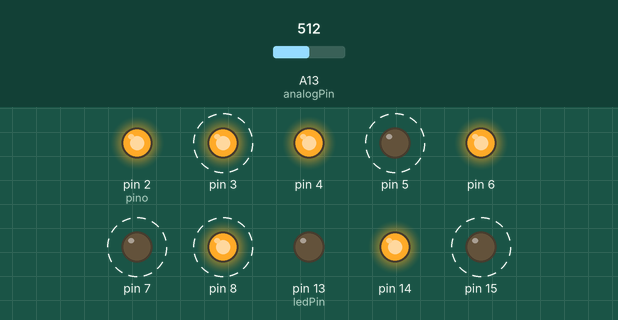
Recording of a sketch running on a simulated Arduino Mega 2560, built with avr-gcc and run on an emulated ATmega2560. Parts: output pins drawn as LEDs (lit = HIGH). Dashed ring = blinking. The test bench sets the inputs (shaded band); at power-on: A13 (analogPin) = 512. What the sketch prints to the serial monitor is not drawn.

Above: at 1.26 s.
1.3 s: A13 (analogPin) set to 523
At 1.47 s:
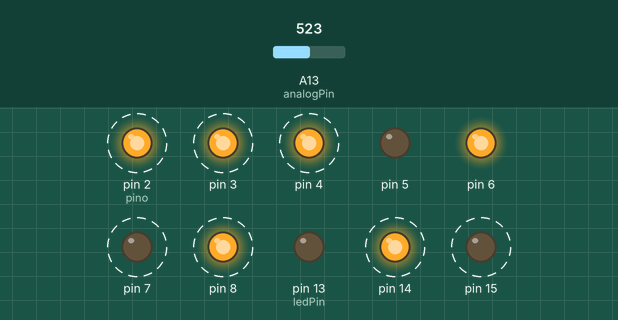
4.3 s: A13 (analogPin) set to 511
At 4.53 s:
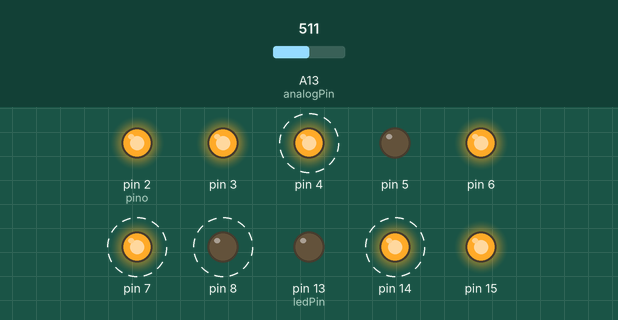
7.3 s: A13 (analogPin) set to 306
At 7.5 s:
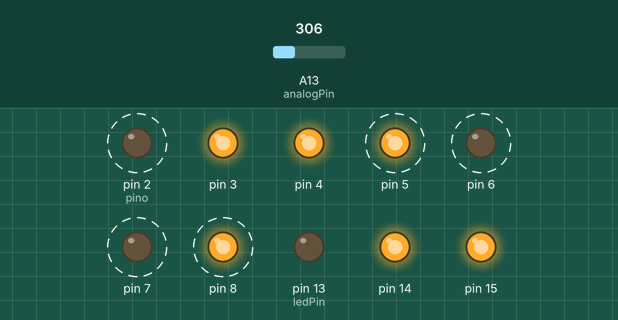
10.3 s: A13 (analogPin) set to 287
At 10.46 s:
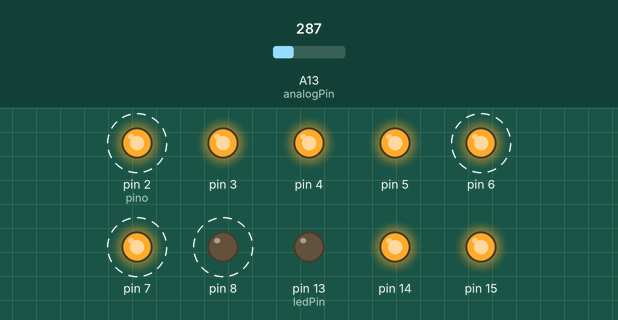
13.3 s: A13 (analogPin) set to 122
At 13.48 s:
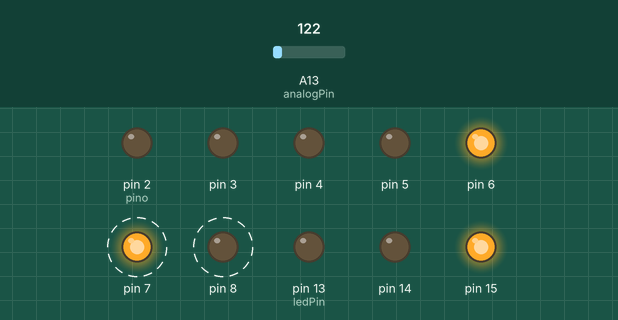
16.3 s: A13 (analogPin) set to 112
At 16.49 s:
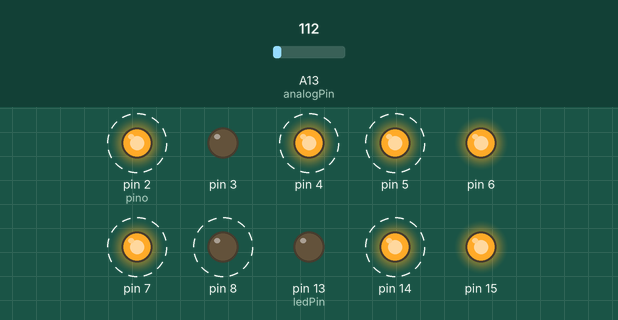
Timing chart, 0 to 20.3 s (numbered marks = the images above; inputs shaded):
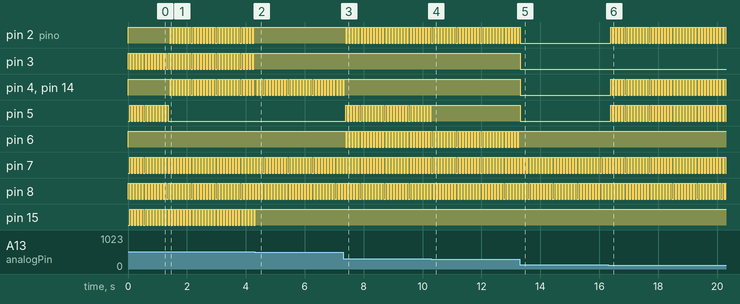

The sketch:

aula1509.ino
```cpp
#include <DallasTemperature.h>

int analogPin = A13; // potentiometer wiper (middle terminal) connected to analog pin 3
int val =0;
int ledPin = 13;
int pino = 2;
unsigned long myTime=0;
unsigned long currentMillis, previousMillis;
unsigned long interval=1;
unsigned long timer_segments;
int Estado_segments, temp_uni, temp_dez, timer_contagem;


void setup() {
  Serial.begin(9600); // setup serial
  pinMode(ledPin, OUTPUT);
  pinMode(15, OUTPUT);
  pinMode(14, OUTPUT);
  pinMode(2, OUTPUT);
  pinMode(3, OUTPUT);
  pinMode(4, OUTPUT);
  pinMode(5, OUTPUT);
  pinMode(6, OUTPUT);
  pinMode(7, OUTPUT);
  pinMode(8, OUTPUT);
}

byte displaySeteSeg[10][7] = {
  //a,b,c,d,e,f,g
  //1,0,6,4,5,2,3
 { 1,1,1,1,1,1,0 },  //DIGITO 0
 { 0,1,1,0,0,0,0 },  //DIGITO 1
 { 1,1,0,1,1,0,1 },  //DIGITO 2
 { 1,1,1,1,0,0,1 },  //DIGITO 3
 { 0,1,1,0,0,1,1 },  //DIGITO 4
 { 1,0,1,1,0,1,1 },  //DIGITO 5
 { 1,0,1,1,1,1,1 },  //DIGITO 6
 { 1,1,1,0,0,0,0 },  //DIGITO 7
 { 1,1,1,1,1,1,1 },  //DIGITO 8
 { 1,1,1,1,0,1,1 }   //DIGITO 9

};

void base_tempo (){
  unsigned long currentMillis = millis();
  if (currentMillis - previousMillis >= interval) {
    previousMillis = currentMillis;
    if (timer_segments !=0){
      timer_segments--;
    }
    if (timer_contagem !=0){
      timer_contagem--;
    }
  }
}

void tic_display(){
  switch(Estado_segments){
    case 0:
      Estado_segments=1;
      break;
    case 1:
      if(timer_segments ==0){
        timer_segments = 5;
        digitalWrite(15,displaySeteSeg[temp_uni][1]);
        digitalWrite(14,displaySeteSeg[temp_uni][0]);
        //digitalWrite(1, LOW);
        digitalWrite(2,displaySeteSeg[temp_uni][5]);
        digitalWrite(3,displaySeteSeg[temp_uni][6]);
        digitalWrite(4,displaySeteSeg[temp_uni][3]);
        digitalWrite(5,displaySeteSeg[temp_uni][4]);
        digitalWrite(6,displaySeteSeg[temp_uni][2]);
        digitalWrite(7, HIGH);
        digitalWrite(8, LOW);
        Estado_segments=2;
      }
      break;

    case 2:
      if(timer_segments ==0){
        timer_segments = 5;
        digitalWrite(15,displaySeteSeg[temp_dez][1]);
        digitalWrite(14,displaySeteSeg[temp_dez][0]);
        //digitalWrite(1, LOW);
        digitalWrite(2,displaySeteSeg[temp_dez][5]);
        digitalWrite(3,displaySeteSeg[temp_dez][6]);
        digitalWrite(4,displaySeteSeg[temp_dez][3]);
        digitalWrite(5,displaySeteSeg[temp_dez][4]);
        digitalWrite(6,displaySeteSeg[temp_dez][2]);
        digitalWrite(7, LOW);
        digitalWrite(8, HIGH);
        Estado_segments=1;
      }
      break;
  }
}

void tic_contagem(){
    val = analogRead(analogPin);
    Serial.println(val/10.24); // debug value
    int valor = val/10.24;
    //temp_uni++;
    temp_uni = valor%10;
    Serial.println(temp_uni);
    temp_dez=valor/10;
}

void loop() {
  base_tempo();
  tic_display();
  tic_contagem();
}
```

Measured:
- the behaviour switches between 522 and 523 on A13 (analogPin) (found by bisection; images 0 and 1)
- the behaviour switches between 297 and 296 on A13 (analogPin) (found by bisection; images 3 and 4)
- the behaviour switches between 113 and 112 on A13 (analogPin) (found by bisection; images 5 and 6)
- after the input at 1.3 s, pin 2 (pino), pin 4, pin 14: alternates HIGH for 0.05 s and LOW for 0.05 s, starting after 0.11 s; pin 5: goes on until 1.4 s, then stays LOW
- after the input at 4.3 s, pin 2 (pino), pin 3: stops changing and stays HIGH; pin 15: goes on until 4.3 s, then stays HIGH
- after the input at 7.3 s, pin 2 (pino), pin 5, pin 6: alternates HIGH for 0.05 s and LOW for 0.05 s, starting after 0.09 s; pin 4, pin 14: goes on until 7.3 s, then stays HIGH
- after the input at 10.3 s, pin 5: goes on until 10.3 s, then stays HIGH
- after the input at 13.3 s, pin 2 (pino): goes on until 13.3 s, then stays LOW; pin 3–5, pin 14: HIGH → LOW at once; pin 6: stops changing and stays HIGH
- after the input at 16.3 s, pin 2 (pino), pin 4, pin 5, pin 14: alternates HIGH for 0.05 s and LOW for 0.05 s, starting after 0.09 s
